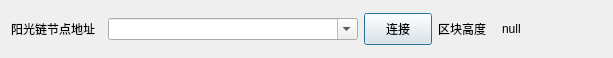
<?xml version="1.0" encoding="UTF-8"?>
<ui version="4.0">
 <class>ethclient</class>
 <widget class="QDialog" name="ethclient">
  <property name="geometry">
   <rect>
    <x>0</x>
    <y>0</y>
    <width>613</width>
    <height>58</height>
   </rect>
  </property>
  <property name="windowTitle">
   <string>Dialog</string>
  </property>
  <layout class="QGridLayout" name="gridLayout_2">
   <item row="0" column="0">
    <layout class="QGridLayout" name="gridLayout">
     <item row="0" column="0">
      <widget class="QLabel" name="label">
       <property name="minimumSize">
        <size>
         <width>91</width>
         <height>21</height>
        </size>
       </property>
       <property name="maximumSize">
        <size>
         <width>91</width>
         <height>21</height>
        </size>
       </property>
       <property name="text">
        <string>阳光链节点地址</string>
       </property>
      </widget>
     </item>
     <item row="0" column="1">
      <widget class="QComboBox" name="comboBox_webNo">
       <property name="minimumSize">
        <size>
         <width>250</width>
         <height>0</height>
        </size>
       </property>
       <property name="maximumSize">
        <size>
         <width>250</width>
         <height>16777215</height>
        </size>
       </property>
       <property name="focusPolicy">
        <enum>Qt::NoFocus</enum>
       </property>
       <property name="editable">
        <bool>true</bool>
       </property>
      </widget>
     </item>
     <item row="0" column="2">
      <widget class="QPushButton" name="pushButtonConnect">
       <property name="minimumSize">
        <size>
         <width>68</width>
         <height>32</height>
        </size>
       </property>
       <property name="maximumSize">
        <size>
         <width>68</width>
         <height>32</height>
        </size>
       </property>
       <property name="text">
        <string>连接</string>
       </property>
      </widget>
     </item>
     <item row="0" column="3">
      <widget class="QLabel" name="label_3">
       <property name="maximumSize">
        <size>
         <width>60</width>
         <height>16777215</height>
        </size>
       </property>
       <property name="text">
        <string>区块高度</string>
       </property>
       <property name="scaledContents">
        <bool>false</bool>
       </property>
      </widget>
     </item>
     <item row="0" column="4">
      <widget class="QLabel" name="label_blockNumber">
       <property name="minimumSize">
        <size>
         <width>100</width>
         <height>20</height>
        </size>
       </property>
       <property name="text">
        <string>null</string>
       </property>
      </widget>
     </item>
    </layout>
   </item>
  </layout>
 </widget>
 <resources/>
 <connections/>
</ui>
